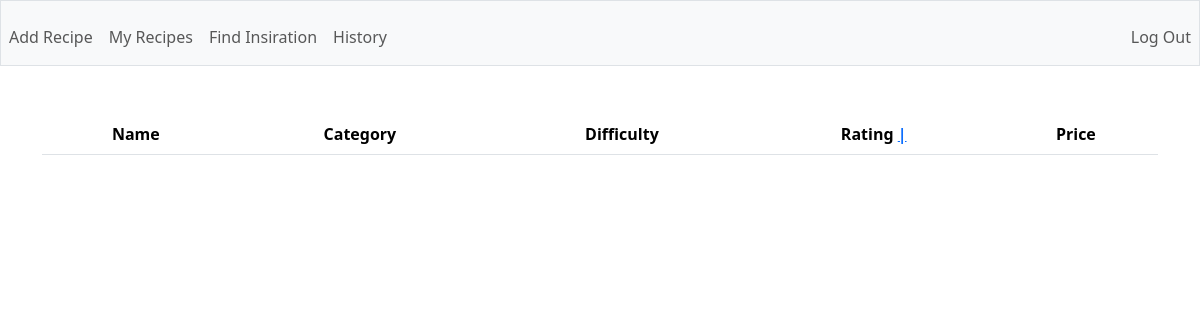
/sort (signed in), run on an earlier commit of the app's database.
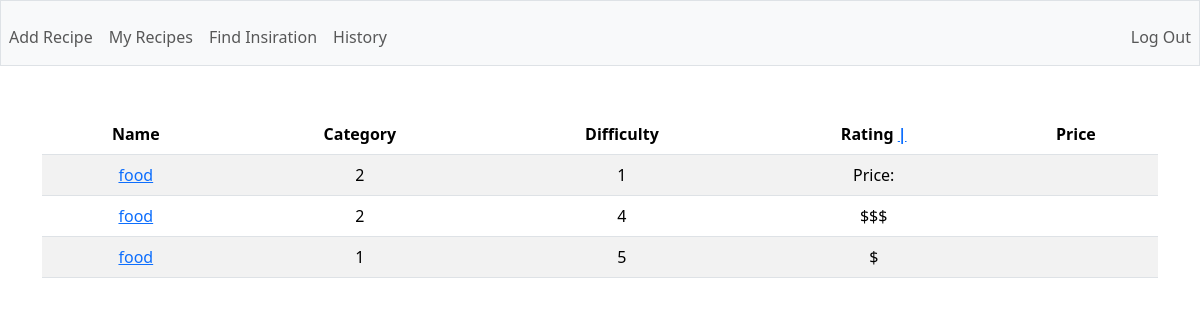
And on a later commit of the database.
### tables this page shows
CREATE TABLE recipes (
        id INTEGER PRIMARY KEY AUTOINCREMENT,
        user_id INTEGER,
        name TEXT NOT NULL,
        description TEXT,
        total_time INTEGER,
        category TEXT,
        instructions TEXT,
        difficulty INTEGER,
        rating INTEGER,
        price TEXT,
        last_cooked DATE,
        FOREIGN KEY(user_id) REFERENCES users(id)
    );

### app.py (the view)
@app.route('/sort')
def sort():
    column = request.args.get('column', default='name')
    rows = g.c.execute('SELECT name, category, difficulty, rating, price FROM recipes WHERE user_id = ? ORDER BY rating', (session['user_id'],)).fetchall()
    print(rows)
    return render_template('index.html', rows=rows)

### app.py (called while the page is built)
@app.before_request
def before_request():
    g.db = sqlite3.connect('database.db')
    g.c = g.db.cursor()

@app.teardown_request
def teardown_request(exception):
    db = getattr(g, 'db', None)
    if db is not None:
        db.close()

@app.after_request
def after_request(response):
    response.headers['Cache-Control'] = 'no-cache, no-store, must-revalidate'
    response.headers['Pragma'] = 'no-cache'
    response.headers['Expires'] = '0'
    return response

### templates/index.html
{% extends "layout.html" %} {% block title %} Log In {% endblock %} {% block
main %}
<table class="table table-striped">
  <thead>
    <tr>
      <th scope="col">Name</th>
      <th scope="col">Category</th>
      <th scope="col">Difficulty</th>
      <th scope="col">
        Rating <a href="{{ url_for('sort', column='rating')}}">|</a>
      </th>
      <th scope="col">Price</th>
    </tr>
  </thead>
  <tbody>
    {% for row in rows: %}
    <tr>
      <td><a href="/recipe/{{ row[0] }}">{{ row[1] }}</a></td>
      <td>{{ row[2] }}</td>
      <td>{{ row[3] }}</td>
      <td>{{ row[4] }}</td>
      <td>{{ row[5] }}</td>
    </tr>
    {% endfor %}
  </tbody>
</table>
{% endblock %}

### templates/layout.html (shortened to what this page needs)
<!DOCTYPE html>
<html lang="en">
  <head>
    <link
      href="https://cdn.jsdelivr.net/npm/bootstrap@5.3.2/dist/css/bootstrap.min.css"
      rel="stylesheet"
    />
    <link href="/static/styles.css" rel="stylesheet" />
  </head>
  <body>
    <nav class="bg-light border navbar navbar-expand-md navbar-light">
        <div class="collapse navbar-collapse" id="navbar">
          {% if session["user_id"] %}
          <ul class="navbar-nav me-auto mt-2">
            <li class="nav-item">
              <a class="nav-link" href="/add">Add Recipe</a>
            </li>
            <li class="nav-item"><a class="nav-link" href="/myrecipes">My Recipes</a></li>
            <li class="nav-item"><a class="nav-link" href="/browse">Find Insiration</a></li>
            <li class="nav-item">
              <a class="nav-link" href="/history">History</a>
            </li>
          </ul>
          <ul class="navbar-nav ms-auto mt-2">
            <li class="nav-item">
              <a class="nav-link" href="/logout">Log Out</a>
            </li>
          </ul>
          {% endif %}
        </div>
    </nav>
    <main class="container py-5 text-center">
      {% block main %}{% endblock %}
    </main>
  </body>
</html>

What changed in the data, as far as the page shows it:
added recipes: category "food", difficulty "2", rating "1", price "Price:"
added recipes: category "food", difficulty "2", rating "4", price "$$$"
added recipes: category "food", difficulty "1", rating "5", price "$"
